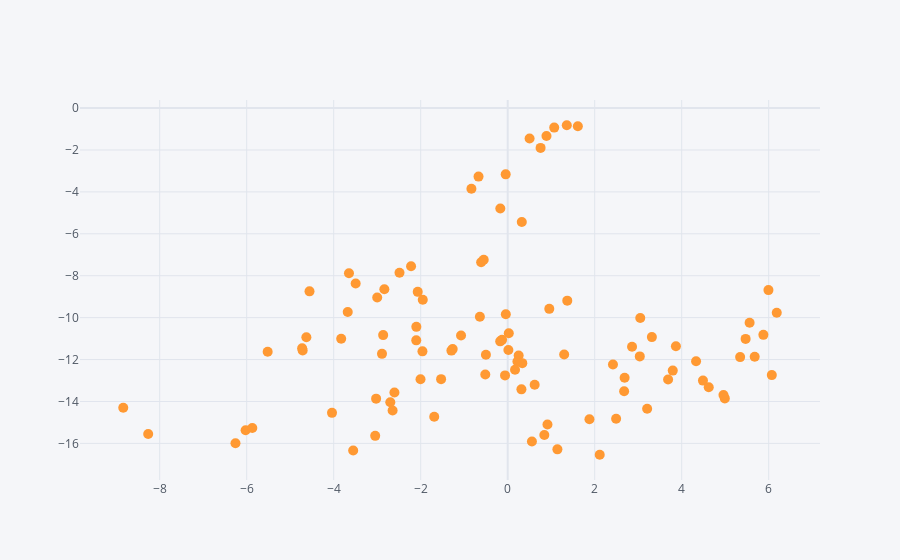

The code cell stored with this chart in its notebook:
### Markdown cell above
#### Implement the Lassoion Selection.

### Code cell
#by using the size as an attribute we can reduce the size of the markers of the scatter plot.
#us the the cusror and select the required data from the scatter plot and then download that plot.
df.iplot(x= 'A',y= 'B',mode ='markers',size = 10)

### Figure 1 — Plotly figure (JSON) as saved in the notebook; plotly's stock layout.template omitted (floating-point values rounded to 4 significant figures)
{"data": [{"line": {"color": "rgba(255, 153, 51, 1.0)", "dash": "solid", "shape": "linear", "width": 1.3}, "marker": {"size": 10, "symbol": "circle"}, "mode": "markers", "name": "B", "text": "", "type": "scatter", "x": [1.613, 0.503, 0.8915, 1.069, 1.359, 0.7563, -0.04582, -0.6708, -0.8342, -0.1696, 0.3239, -0.6101, -0.5509, -1.952, -2.068, -3.649, -2.221, -3.0, -2.836, -2.487, -3.495, -4.556, -3.677, -4.713, -4.726, -5.518, -4.628, -3.828, -1.96, -2.604, -3.025, -2.004, 0.2518, 0.2238, -0.06133, 0.6199, 0.3157, 2.42, 3.048, 3.314, 2.677, 1.298, 0.1685, -1.265, -0.6395, -2.1, -2.102, -2.863, -2.89, -1.531, -0.5151, 0.01584, -1.294, -1.072, 0.3355, -0.1296, -0.5005, -0.1724, 0.02496, -0.04313, 1.37, 0.9563, 2.859, 3.687, 4.331, 2.688, 5.344, 5.678, 3.037, 3.795, 4.991, 6.071, 5.878, 5.561, 6.185, 5.994, 5.469, 3.867, 4.489, 4.961, 4.622, 2.493, 3.206, 1.88, 2.116, 0.5571, 1.143, 0.9142, 0.8425, -1.689, -2.699, -2.646, -4.039, -3.046, -3.552, -6.025, -6.258, -5.871, -8.264, -8.838], "y": [-0.8644, -1.454, -1.332, -0.9318, -0.8194, -1.9, -3.163, -3.27, -3.853, -4.79, -5.44, -7.358, -7.238, -9.143, -8.771, -7.878, -7.549, -9.039, -8.648, -7.855, -8.373, -8.746, -9.73, -11.56, -11.46, -11.63, -10.94, -11.01, -11.61, -13.57, -13.87, -12.94, -11.8, -12.1, -12.76, -13.2, -13.42, -12.24, -10.02, -10.93, -13.51, -11.76, -12.49, -11.5, -9.961, -10.44, -11.08, -10.83, -11.73, -12.94, -12.72, -11.55, -11.57, -10.86, -12.17, -11.06, -11.77, -11.13, -10.75, -9.842, -9.19, -9.581, -11.39, -12.95, -12.08, -12.87, -11.88, -11.87, -11.85, -12.53, -13.85, -12.74, -10.82, -10.24, -9.769, -8.686, -11.02, -11.37, -13.01, -13.69, -13.32, -14.82, -14.35, -14.85, -16.54, -15.91, -16.29, -15.1, -15.6, -14.73, -14.04, -14.43, -14.54, -15.64, -16.34, -15.37, -15.99, -15.26, -15.55, -14.3]}], "layout": {"legend": {"bgcolor": "#F5F6F9", "font": {"color": "#4D5663"}}, "paper_bgcolor": "#F5F6F9", "plot_bgcolor": "#F5F6F9", "title": {"font": {"color": "#4D5663"}}, "xaxis": {"gridcolor": "#E1E5ED", "showgrid": true, "tickfont": {"color": "#4D5663"}, "title": {"font": {"color": "#4D5663"}, "text": ""}, "zerolinecolor": "#E1E5ED"}, "yaxis": {"gridcolor": "#E1E5ED", "showgrid": true, "tickfont": {"color": "#4D5663"}, "title": {"font": {"color": "#4D5663"}, "text": ""}, "zerolinecolor": "#E1E5ED"}}}
